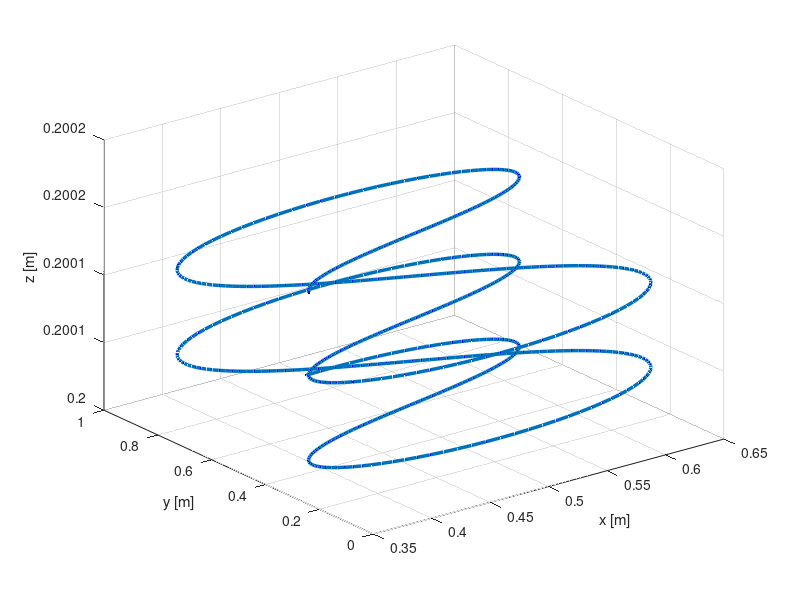

The MATLAB script that drew this image: (Note: this script raises an error after producing the figure.)

figure(1)
t = linspace(0, 15, 500);
% Semi-distanza tra i fuochi
a = 0.4;
% Lemniscata di Bernoulli
% x = 0.8 * a * sin(1*t) .* real(sqrt(cos(15*t))) + 0.5;
% y = 0.8 * a * cos(1*t) .* real(sqrt(cos(15*t))) + 0.5;
y = a*cos(t) ./ (1+(sin(t).^2)) + 0.5;
x = a*sin(t).*cos(t) ./ (1+(sin(t).^2)) + 0.5;
z = 0.00001*t + 0.2;
plot3(x,y,z, 'LineWidth', 2.5);
xlabel('x')
ylabel('y')
zlabel('z')
count = length(t);
grid on

%% Definizione a punti della traiettoria
%traiettoria
points2 = [ x' y' z'];

% TRAIETTORIA FINALE POSIZIONE E ORIENTAZIONE
TrajectoryPos = zeros([count 4]);
TrajectoryPos(:,1) = t';
TrajectoryPos(:,2:4) = points2;

TrajectoryOr = zeros([count 4]);
TrajectoryOr(:,1) = t';
TrajectoryOr(:,2) = pi;
TrajectoryOr(:,3) = pi;
TrajectoryOr(:,4) = pi;

hold on, grid on,
plot3(TrajectoryPos(:,2),TrajectoryPos(:,3),TrajectoryPos(:,4),'b.')
xlabel('x [m]');
ylabel('y [m]');
zlabel('z [m]');

%posizione e rotazione EE lungo la traiettoria
PosEE = TrajectoryPos(:,2:4);
RotEE = eul2rotm(TrajectoryOr(:,2:4));

%conversione dei punti della traiettoria in cordinate omogenee
T = transl(PosEE);

for i = 1:length(PosEE)
    T(1:3,1:3,i) = RotEE(:,:,i);  
end

%ricavo le variabili di giunto desiderate attraverso la funzione ikine del
%robotic toolbox
Q_des = ur10.ikine(T);